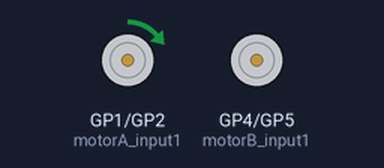
A program run on a simulated Raspberry Pi Pico running MicroPython. On the bench: motor-driver pin pairs drawn as motors (green arrow = first pin HIGH = forward, orange = second pin HIGH = backward, longer = more drive, scaled by the enable pin).

Above: at 1.0 s.
At 3.0 s:
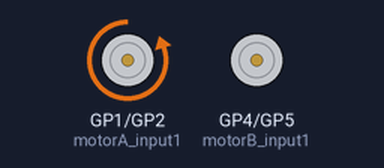
At 7.0 s:
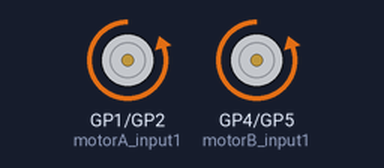
Timing chart, 0 to 10.4 s (numbered marks = the images above):
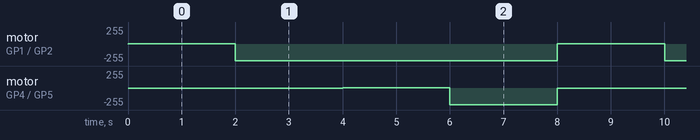

Measured:
- by itself, motor on GP1 (motorA_input1) / GP2 (motorA_input2): alternates backward 254/255 for 6.0 s and forward 1/255 for 2.0 s
- by itself, motor on GP4 (motorB_input1) / GP5 (motorB_input2): repeats every 8.0 s: backward 254/255 2.0 s, stopped 4.0 s, forward 1/255 2.0 s

The program:

two_motor.py
```python
from machine import Pin, PWM
import utime

# Motor A
motorA_enable = PWM(Pin(0))  # PWM pin for motor A enable
motorA_input1 = Pin(1, Pin.OUT)  # Input 1 of motor A
motorA_input2 = Pin(2, Pin.OUT)  # Input 2 of motor A

# Motor B
motorB_enable = PWM(Pin(3))  # PWM pin for motor B enable
motorB_input1 = Pin(4, Pin.OUT)  # Input 1 of motor B
motorB_input2 = Pin(5, Pin.OUT)  # Input 2 of motor B

# Function to control motor direction and speed
def control_motor(motor_enable, motor_input1, motor_input2, speed):
    motor_enable.duty_u16(speed)  # Set PWM duty cycle for speed control
    if speed > 0:
        motor_input1.on()
        motor_input2.off()
    elif speed < 0:
        motor_input1.off()
        motor_input2.on()
    else:
        motor_input1.off()
        motor_input2.off()

# Function to stop motors
def stop_motors():
    motorA_enable.duty_u16(0)
    motorB_enable.duty_u16(0)
    motorA_input1.off()
    motorA_input2.off()
    motorB_input1.off()
    motorB_input2.off()

# Main loop
while True:
    # Control Motor A
    control_motor(motorA_enable, motorA_input1, motorA_input2, 200)  # Forward at 50% speed
    utime.sleep(2)  # Run for 2 seconds
    control_motor(motorA_enable, motorA_input1, motorA_input2, -200)  # Backward at 50% speed
    utime.sleep(2)  # Run for 2 seconds

    # Control Motor B
    control_motor(motorB_enable, motorB_input1, motorB_input2, 200)  # Forward at 50% speed
    utime.sleep(2)  # Run for 2 seconds
    control_motor(motorB_enable, motorB_input1, motorB_input2, -200)  # Backward at 50% speed
    utime.sleep(2)  # Run for 2 seconds

    # Stop Motors
    stop_motors()
```
